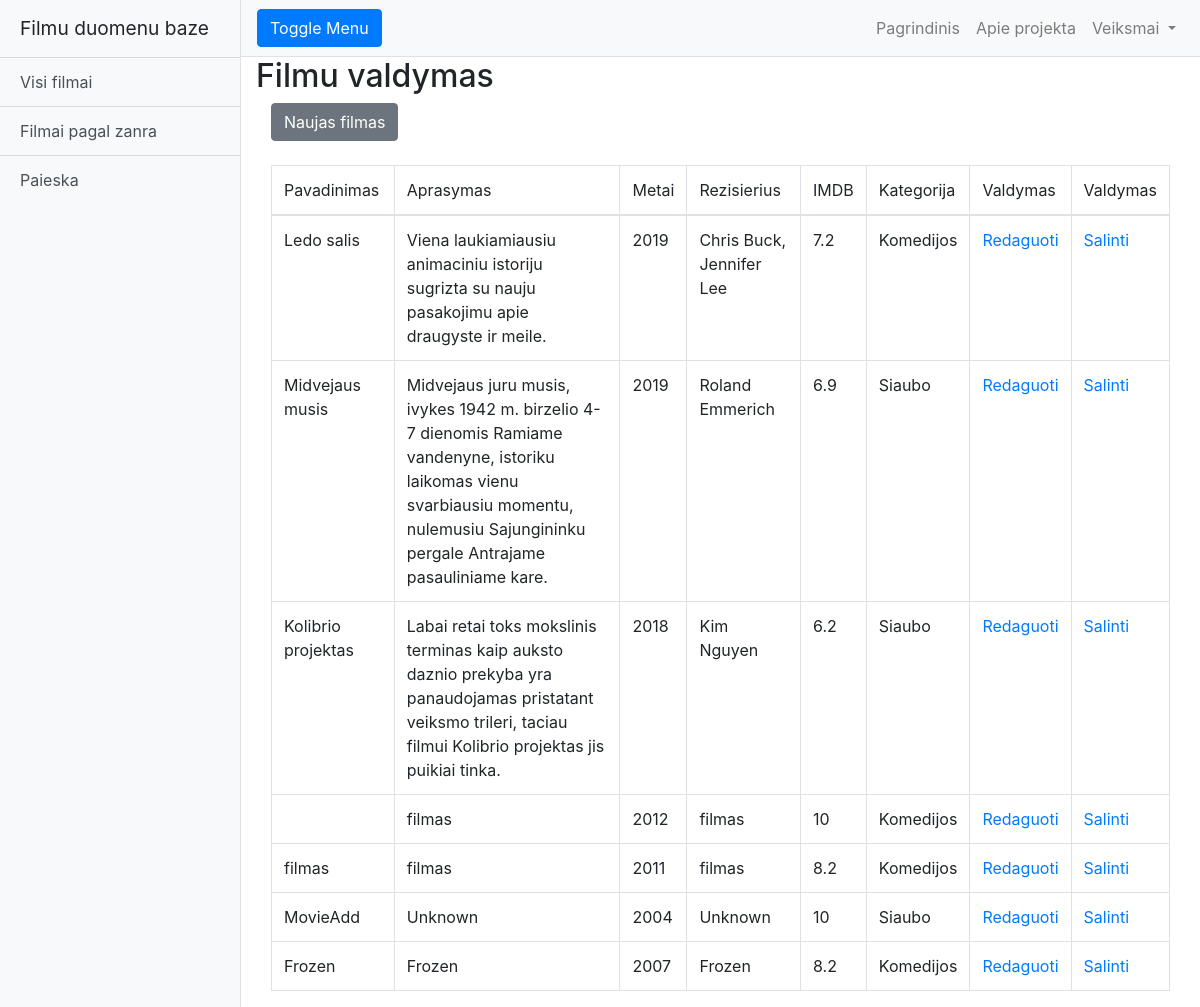
The page /?page=filmu-valdymas on the database as committed earlier.
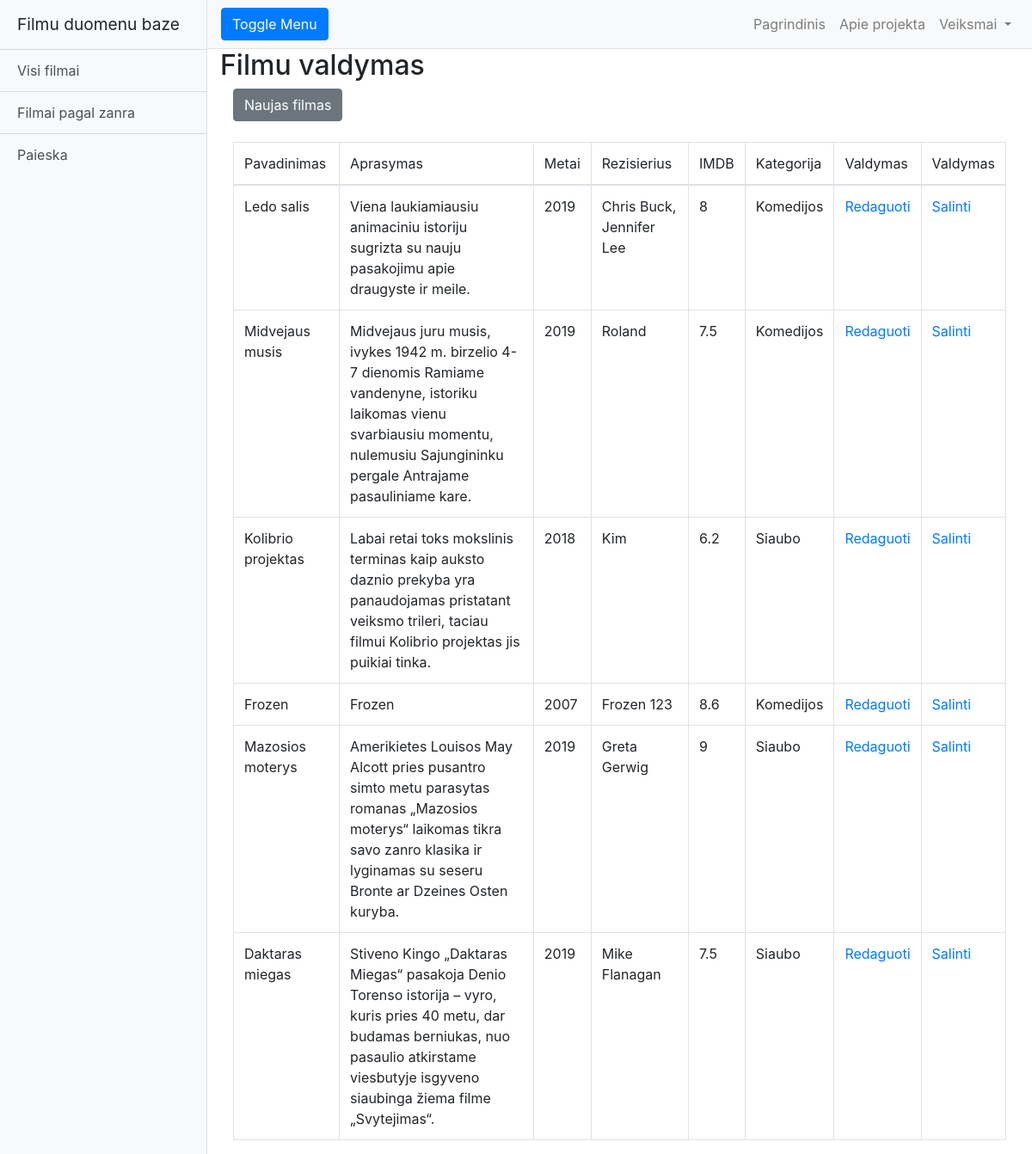
The same page on the database as committed later.
### tables this page shows
CREATE TABLE `lentele_filmai` (
  `id` int(30) NOT NULL,
  `pavadinimas` varchar(45) DEFAULT NULL,
  `aprasymas` varchar(200) DEFAULT NULL,
  `metai` varchar(45) DEFAULT NULL,
  `rezisierius` varchar(45) DEFAULT NULL,
  `imdb` varchar(45) DEFAULT NULL,
  `genre_id` varchar(45) DEFAULT NULL
);

CREATE TABLE `lentele_zanrai` (
  `id` int(30) NOT NULL,
  `pavadinimas` varchar(200) DEFAULT NULL
);

### index.php (called while the page is built, shortened)
<?php
require 'inc/config.php';
require 'inc/links.php';
require_once "templates/".activeTemplate."/index.view.php";

### inc/config.php (called while the page is built, shortened)
<?php
$siteName = "Filmu duomenu baze";

### inc/links.php (called while the page is built)
<?php
$nav = [
    'sidebar' => [
        'visi' => 'Visi filmai',
        'zanrai' => 'Filmai pagal zanra',
        'paieska' => 'Paieska'
    ],
    'header' => [
        '' => 'Pagrindinis',
        'apie' => 'Apie projekta',
        'Dropdown' => [
            'filmu-valdymas' => 'Filmu valdymas',
            'zanru-valdymas' => 'Zanru valdymas',
            'profilio-valdymas' => 'Profilio valdymas'
        ]
    ]
];

### templates/main/pages/all_films_management.page.php (the view)
<h2>Filmu valdymas</h2>
<?php
$dsn = "mysql:host=$host;dbname=$db";
try{
    $conn = new PDO($dsn, $username, $password, $options);
    if($conn){
        $stmt = $conn->query ("SELECT lentele_filmai.id, lentele_filmai.pavadinimas, lentele_filmai.aprasymas, lentele_filmai.metai,
                                        lentele_filmai.rezisierius, lentele_filmai.imdb, lentele_zanrai.pavadinimas
                                        AS zanroPavadinimas
                                        FROM lentele_filmai
                                        INNER JOIN lentele_zanrai ON lentele_filmai.genre_id=lentele_zanrai.id");
        $filmai = $stmt->fetchAll();
    }
} catch (PDOException $e){
    echo $e->getMessage();
}
?>
<div class = "container">
    <a href = "?page=naujas-filmas"><button type="button" class="btn btn-secondary">Naujas filmas</button></a>
    <br><br>
<table class = "table table-bordered">
    <thead>
    <tr>
        <td>Pavadinimas</td>
        <td>Aprasymas</td>
        <td>Metai</td>
        <td>Rezisierius</td>
        <td>IMDB</td>
        <td>Kategorija</td>
        <td>Valdymas</td>
        <td>Valdymas</td>
    </tr>
    </thead>
    <tr>
        <?php foreach ($filmai as $filmas):?>
    <tr>
        <td><?=$filmas['pavadinimas'];?></td>
        <td><?=$filmas['aprasymas'];?></td>
        <td><?=$filmas['metai'];?></td>
        <td><?=$filmas['rezisierius'];?></td>
        <td><?=$filmas['imdb'];?></td>
        <td><?=$filmas['zanroPavadinimas'];?></td>
        <td><a href="?page=filmu-redagavimas&id=<?=$filmas['id'];?>">Redaguoti</a></td>
        <td><a href="?page=filmu-salinimas&id=<?=$filmas['id'];?>">Salinti</a></td>
    </tr>
    <?php endforeach;?>
    </tr>
</table>
</div>

### templates/main/_partials/header.view.php
<div class="bg-light border-right" id="sidebar-wrapper">
    <div class="sidebar-heading"><?=$siteName;?></div>
    <div class="list-group list-group-flush">
        <?php foreach ($nav as $id => $navigation):?>
            <?php if ($id == 'sidebar'):?>
                <?php foreach ($navigation as $id => $tab):?>
                    <a class="list-group-item list-group-item-action bg-light" href ="?page=<?=$id?>"><?=$tab;?></a>
                <?php endforeach;?>
            <?php endif;?>
        <?php endforeach;?>
    </div>
</div>

### templates/main/_partials/nav.view.php (shortened to what this page needs)
<nav class="navbar navbar-expand-lg navbar-light bg-light border-bottom">
    <button class="btn btn-primary" id="menu-toggle">Toggle Menu</button>
    <div class="collapse navbar-collapse" id="navbarSupportedContent">
        <ul class="navbar-nav ml-auto mt-2 mt-lg-0">
            <?php foreach ($nav['header'] as $id => $navigation):?>
                <?php if ($id != 'Dropdown'):?>
            <li class="nav-item">
                    <a class="nav-link" href ="?page=<?=$id?>"><?=$navigation;?></a>
            </li>
                <?php endif;?>
            <?php endforeach;?>
            <li class="nav-item dropdown">
                <a class="nav-link dropdown-toggle" href="#" id="navbarDropdown" role="button" data-toggle="dropdown" aria-haspopup="true" aria-expanded="false">
                    Veiksmai
                </a>
            </li>
        </ul>
    </div>
</nav>

Rows that differ between the two databases and show on the page:
removed lentele_filmai: aprasymas "filmas", metai "2012", rezisierius "filmas", imdb "10", lentele_zanrai.pavadinimas "Komedijos"
removed lentele_filmai: pavadinimas "filmas", aprasymas "filmas", metai "2011", rezisierius "filmas", imdb "8.2", lentele_zanrai.pavadinimas "Komedijos"
removed lentele_filmai: pavadinimas "MovieAdd", aprasymas "Unknown", metai "2004", rezisierius "Unknown", imdb "10", lentele_zanrai.pavadinimas "Siaubo"
changed lentele_filmai "Ledo salis": imdb "7.2" → "8"
changed lentele_filmai "Midvejaus musis": rezisierius "Roland Emmerich" → "Roland"; imdb "6.9" → "7.5"; lentele_zanrai.pavadinimas "Siaubo" → "Komedijos"
changed lentele_filmai "Kolibrio projektas": rezisierius "Kim Nguyen" → "Kim"
changed lentele_filmai "Frozen": rezisierius "Frozen" → "Frozen 123"; imdb "8.2" → "8.6"
added lentele_filmai: pavadinimas "Mazosios moterys", aprasymas "Amerikietes Louisos May Alcott pries pusantro simto metu parasytas romanas „Mazosios moterys“ laikomas tikra savo zanro klasika ir lyginamas su seseru Bronte ar Dzeines Osten kuryba.", metai "2019", rezisierius "Greta Gerwig", imdb "9", lentele_zanrai.pavadinimas "Siaubo"
added lentele_filmai: pavadinimas "Daktaras miegas", aprasymas "Stiveno Kingo „Daktaras Miegas“ pasakoja Denio Torenso istorija – vyro, kuris pries 40 metu, dar budamas berniukas, nuo pasaulio atkirstame viesbutyje isgyveno siaubinga žiema filme „Svytejimas“.", metai "2019", rezisierius "Mike Flanagan", imdb "7.5", lentele_zanrai.pavadinimas "Siaubo"
